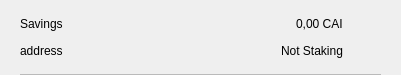
<?xml version="1.0" encoding="UTF-8"?>
<ui version="4.0">
 <class>CSRow</class>
 <widget class="QWidget" name="CSRow">
  <property name="geometry">
   <rect>
    <x>0</x>
    <y>0</y>
    <width>401</width>
    <height>75</height>
   </rect>
  </property>
  <property name="windowTitle">
   <string>Form</string>
  </property>
  <layout class="QVBoxLayout" name="verticalLayout">
   <property name="spacing">
    <number>0</number>
   </property>
   <property name="leftMargin">
    <number>20</number>
   </property>
   <property name="topMargin">
    <number>10</number>
   </property>
   <property name="rightMargin">
    <number>20</number>
   </property>
   <property name="bottomMargin">
    <number>0</number>
   </property>
   <item>
    <widget class="QWidget" name="info" native="true">
     <property name="minimumSize">
      <size>
       <width>0</width>
       <height>0</height>
      </size>
     </property>
     <layout class="QHBoxLayout" name="horizontalLayout_3">
      <property name="leftMargin">
       <number>0</number>
      </property>
      <property name="topMargin">
       <number>0</number>
      </property>
      <property name="rightMargin">
       <number>0</number>
      </property>
      <property name="bottomMargin">
       <number>10</number>
      </property>
      <item>
       <widget class="QWidget" name="container" native="true">
        <property name="minimumSize">
         <size>
          <width>0</width>
          <height>0</height>
         </size>
        </property>
        <layout class="QVBoxLayout" name="verticalLayout_2">
         <property name="spacing">
          <number>0</number>
         </property>
         <property name="leftMargin">
          <number>0</number>
         </property>
         <property name="topMargin">
          <number>0</number>
         </property>
         <property name="rightMargin">
          <number>0</number>
         </property>
         <property name="bottomMargin">
          <number>0</number>
         </property>
         <item>
          <layout class="QHBoxLayout" name="horizontalLayout">
           <item>
            <widget class="QLabel" name="labelName">
             <property name="text">
              <string>Savings</string>
             </property>
            </widget>
           </item>
           <item>
            <spacer name="horizontalSpacer">
             <property name="orientation">
              <enum>Qt::Horizontal</enum>
             </property>
             <property name="sizeHint" stdset="0">
              <size>
               <width>40</width>
               <height>20</height>
              </size>
             </property>
            </spacer>
           </item>
           <item>
            <widget class="QLabel" name="labelAmount">
             <property name="text">
              <string>0,00 CAI</string>
             </property>
            </widget>
           </item>
          </layout>
         </item>
         <item>
          <layout class="QHBoxLayout" name="horizontalLayout_2">
           <item>
            <widget class="QLabel" name="labelAddress">
             <property name="text">
              <string>address</string>
             </property>
            </widget>
           </item>
           <item>
            <spacer name="horizontalSpacer_2">
             <property name="orientation">
              <enum>Qt::Horizontal</enum>
             </property>
             <property name="sizeHint" stdset="0">
              <size>
               <width>40</width>
               <height>20</height>
              </size>
             </property>
            </spacer>
           </item>
           <item>
            <widget class="QLabel" name="labelStaking">
             <property name="text">
              <string>Not Staking</string>
             </property>
            </widget>
           </item>
          </layout>
         </item>
        </layout>
       </widget>
      </item>
      <item alignment="Qt::AlignHCenter|Qt::AlignVCenter">
       <widget class="QPushButton" name="pushButtonMenu">
        <property name="minimumSize">
         <size>
          <width>24</width>
          <height>24</height>
         </size>
        </property>
        <property name="maximumSize">
         <size>
          <width>32</width>
          <height>32</height>
         </size>
        </property>
        <property name="focusPolicy">
         <enum>Qt::NoFocus</enum>
        </property>
        <property name="styleSheet">
         <string notr="true">border:none; background-color:transparent;</string>
        </property>
        <property name="text">
         <string/>
        </property>
        <property name="icon">
         <iconset>
          <normaloff>://ic-menu-hover</normaloff>://ic-menu-hover</iconset>
        </property>
        <property name="iconSize">
         <size>
          <width>24</width>
          <height>24</height>
         </size>
        </property>
       </widget>
      </item>
     </layout>
    </widget>
   </item>
   <item>
    <widget class="QLabel" name="lblDivisory">
     <property name="minimumSize">
      <size>
       <width>0</width>
       <height>1</height>
      </size>
     </property>
     <property name="maximumSize">
      <size>
       <width>16777215</width>
       <height>1</height>
      </size>
     </property>
     <property name="styleSheet">
      <string notr="true">background-color:#bababa;</string>
     </property>
     <property name="text">
      <string/>
     </property>
     <property name="alignment">
      <set>Qt::AlignBottom|Qt::AlignLeading|Qt::AlignLeft</set>
     </property>
    </widget>
   </item>
  </layout>
 </widget>
 <resources/>
 <connections/>
</ui>
